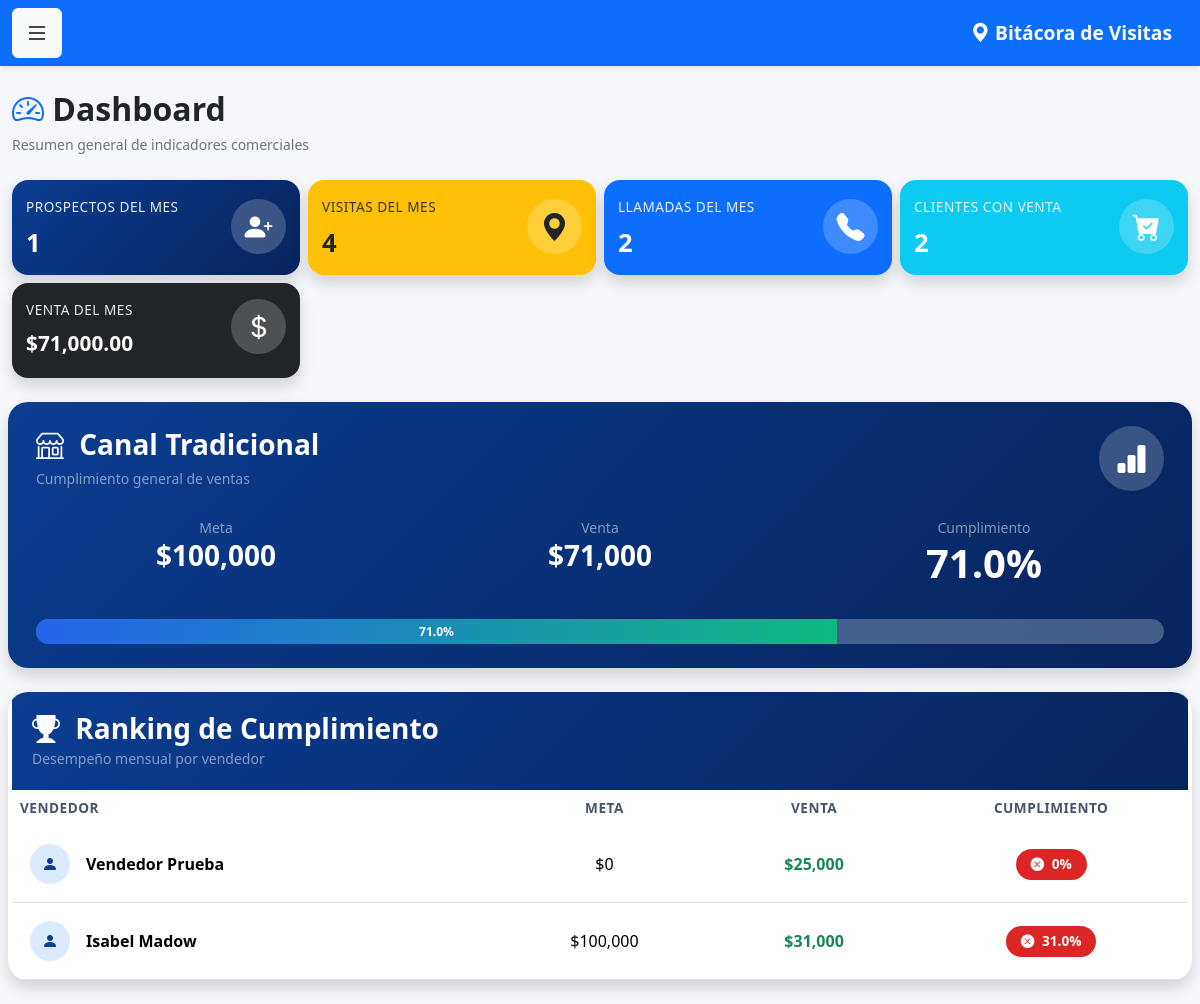
/dashboard (signed in), run on the app's committed database.
### models.py (models this page shows)
class Usuario(UserMixin, db.Model):
    __tablename__ = 'usuarios'
    id = db.Column(db.Integer, primary_key=True)
    nombre = db.Column(db.String(100), nullable=False)
    correo = db.Column(db.String(120), unique=True, nullable=False)
    password = db.Column(db.String(500), nullable=False)
    rol = db.Column(db.String(20), default='vendedor')
    activo = db.Column(db.Boolean, default=True)

class Objetivo(db.Model):
    __tablename__ = 'objetivos'
    id = db.Column(
        db.Integer,
        primary_key=True
    )
    usuario_id = db.Column(
        db.Integer,
        db.ForeignKey('usuarios.id')
    )
    anio = db.Column(
        db.Integer,
        nullable=False
    )
    mes = db.Column(
        db.Integer,
        nullable=False
    )
    objetivo = db.Column(
        db.Float,
        nullable=False
    )
    usuario = db.relationship(
        'Usuario',
        backref='objetivos'
    )

### app.py (the view, shortened to what this page needs)
@app.route('/dashboard')
@login_required
def dashboard():
    from datetime import datetime
    ahora = datetime.now()
    inicio_mes = datetime(
        ahora.year,
        ahora.month,
        1
    )
    admin = current_user.rol in ['admin', 'supervisor']
    if current_user.rol == 'vendedor':
        clientes_total = Cliente.query.filter(
            Cliente.vendedor == current_user.id
        ).count()
    else:
        clientes_total = Cliente.query.count()
    if current_user.rol == 'vendedor':
        visitas_total = Visita.query.filter(
            Visita.usuario_id == current_user.id
        ).count()
        visitas_mes = Visita.query.filter(
            Visita.usuario_id == current_user.id,
            Visita.fecha >= inicio_mes
        ).count()
    else:
        visitas_total = Visita.query.count()
        visitas_mes = Visita.query.filter(
            Visita.fecha >= inicio_mes
        ).count()
    if current_user.rol == 'vendedor':
        prospectos_mes = Prospecto.query.filter(
            Prospecto.usuario_id == current_user.id,
            Prospecto.fecha_registro >= inicio_mes
        ).count()
    else:
        prospectos_mes = Prospecto.query.filter(
            Prospecto.fecha_registro >= inicio_mes
        ).count()
    if current_user.rol == 'vendedor':
        llamadas_mes = Llamada.query.filter(
            Llamada.usuario_id == current_user.id,
            Llamada.fecha >= inicio_mes
        ).count()
    else:
        llamadas_mes = Llamada.query.filter(
            Llamada.fecha >= inicio_mes
        ).count()
    if current_user.rol == 'vendedor':
        ventas_visitas = db.session.query(
            db.func.sum(Visita.monto_venta)
        ).filter(
            Visita.usuario_id == current_user.id,
            Visita.fecha >= inicio_mes,
            Visita.monto_venta > 0
        ).scalar() or 0
    else:
        ventas_visitas = db.session.query(
            db.func.sum(Visita.monto_venta)
        ).filter(
            Visita.fecha >= inicio_mes,
            Visita.monto_venta > 0
        ).scalar() or 0
    if current_user.rol == 'vendedor':
        ventas_llamadas = db.session.query(
            db.func.sum(Llamada.monto_venta)
        ).filter(
            Llamada.usuario_id == current_user.id,
            Llamada.fecha >= inicio_mes,
            Llamada.monto_venta > 0
        ).scalar() or 0
    else:
        ventas_llamadas = db.session.query(
            db.func.sum(Llamada.monto_venta)
        ).filter(
            Llamada.fecha >= inicio_mes,
            Llamada.monto_venta > 0
        ).scalar() or 0
    venta_mes = (
        ventas_visitas +
        ventas_llamadas
    )
    if current_user.rol == 'vendedor':
        clientes_venta_visitas = db.session.query(
            Visita.cliente_id
        ).filter(
            Visita.usuario_id == current_user.id,
            Visita.fecha >= inicio_mes,
            Visita.monto_venta > 0
        ).all()
        clientes_venta_llamadas = db.session.query(
            Llamada.cliente_id
        ).filter(
            Llamada.usuario_id == current_user.id,
            Llamada.fecha >= inicio_mes,
            Llamada.monto_venta > 0
        ).all()
    else:
        clientes_venta_visitas = db.session.query(
            Visita.cliente_id
        ).filter(
            Visita.fecha >= inicio_mes,
            Visita.monto_venta > 0
        ).all()
        clientes_venta_llamadas = db.session.query(
            Llamada.cliente_id
        ).filter(
            Llamada.fecha >= inicio_mes,
            Llamada.monto_venta > 0
        ).all()
    clientes_con_venta_ids = set()
    for resultado in clientes_venta_visitas:
        if resultado[0] is not None:
            clientes_con_venta_ids.add(
                resultado[0]
            )
    for resultado in clientes_venta_llamadas:
        if resultado[0] is not None:
            clientes_con_venta_ids.add(
                resultado[0]
            )
    clientes_con_venta = len(
        clientes_con_venta_ids
    )
    meta_empresa = 0
    venta_empresa = 0
    cumplimiento_empresa = 0
    cumplimiento_vendedores = []
    if admin:
        vendedores = Usuario.query.filter(
            Usuario.rol == 'vendedor',
            Usuario.activo == True
        ).all()
        for vendedor in vendedores:
            objetivo = Objetivo.query.filter(
                Objetivo.usuario_id == vendedor.id,
                Objetivo.anio == ahora.year,
                Objetivo.mes == ahora.month
            ).first()
            meta = objetivo.objetivo if objetivo else 0
            venta_visitas_vendedor = db.session.query(
                db.func.sum(Visita.monto_venta)
            ).filter(
                Visita.usuario_id == vendedor.id,
                Visita.fecha >= inicio_mes,
                Visita.monto_venta > 0
            ).scalar() or 0
            venta_llamadas_vendedor = db.session.query(
                db.func.sum(Llamada.monto_venta)
            ).filter(
                Llamada.usuario_id == vendedor.id,
                Llamada.fecha >= inicio_mes,
                Llamada.monto_venta > 0
            ).scalar() or 0
            venta = (
                venta_visitas_vendedor +
                venta_llamadas_vendedor
            )
            if meta > 0:
                porcentaje = round(
                    (venta / meta) * 100,
                    1
                )
            else:
                porcentaje = 0
            cumplimiento_vendedores.append({
                'nombre': vendedor.nombre,
                'meta': meta,
                'venta': venta,
                'porcentaje': porcentaje
            })
            meta_empresa += meta
        venta_empresa = venta_mes
        if meta_empresa > 0:
            cumplimiento_empresa = round(
                (venta_empresa / meta_empresa) * 100,
                1
            )
        else:
            cumplimiento_empresa = 0
    return render_template(
        'dashboard.html',
        clientes_total=clientes_total,
        clientes_con_venta=clientes_con_venta,
        visitas_total=visitas_total,
        visitas_mes=visitas_mes,
        prospectos_mes=prospectos_mes,
        llamadas_mes=llamadas_mes,
        venta_mes=venta_mes,
        objetivo=meta_empresa,
        monto_mes=venta_mes,
        cumplimiento=cumplimiento_empresa,
        admin=admin,
        meta_empresa=meta_empresa,
        venta_empresa=venta_empresa,
        cumplimiento_empresa=cumplimiento_empresa,
        cumplimiento_vendedores=cumplimiento_vendedores
    )

### templates/dashboard.html (shortened to what this page needs)
{% extends 'base.html' %}
{% block contenido %}
<div class="d-flex justify-content-between align-items-center mb-4">
    <div>
        <h2 class="fw-bold mb-1">
            <i class="bi bi-speedometer2 text-primary"></i>
            Dashboard
        </h2>
        <small class="text-muted">
            Resumen general de indicadores comerciales
        </small>
    </div>
</div>
<div class="row g-2">
<div class="col-xl-3 col-md-6">
    <div class="card kpi-card prospectos-card text-white shadow">
        <div class="card-body">
            <div class="d-flex justify-content-between align-items-center">
                <div>
                    <small>
                        Prospectos del Mes
                    </small>
                    <h2 class="fw-bold mb-0">
                        {{ prospectos_mes or 0 }}
                    </h2>
                </div>
                <div class="kpi-icon">
                    <i class="bi bi-person-plus-fill"></i>
                </div>
            </div>
        </div>
    </div>
</div>
<div class="col-xl-3 col-md-6">
    <div class="card kpi-card bg-warning shadow">
        <div class="card-body">
            <div class="d-flex justify-content-between align-items-center">
                <div>
                    <small>
                        Visitas del Mes
                    </small>
                    <h2 class="fw-bold mb-0">
                        {{ visitas_mes or 0 }}
                    </h2>
                </div>
                <div class="kpi-icon">
                    <i class="bi bi-geo-alt-fill"></i>
                </div>
            </div>
        </div>
    </div>
</div>
<div class="col-xl-3 col-md-6">
    <div class="card kpi-card bg-primary text-white shadow">
        <div class="card-body">
            <div class="d-flex justify-content-between align-items-center">
                <div>
                    <small>
                        Llamadas del Mes
                    </small>
                    <h2 class="fw-bold mb-0">
                        {{ llamadas_mes or 0 }}
                    </h2>
                </div>
                <div class="kpi-icon">
                    <i class="bi bi-telephone-fill"></i>
                </div>
            </div>
        </div>
    </div>
</div>
<div class="col-xl-3 col-md-6">
    <div class="card kpi-card bg-info text-white shadow">
        <div class="card-body">
            <div class="d-flex justify-content-between align-items-center">
                <div>
                    <small>
                        Clientes con Venta
                    </small>
                    <h2 class="fw-bold mb-0">
                        {{ clientes_con_venta or 0 }}
                    </h2>
                </div>
                <div class="kpi-icon">
                    <i class="bi bi-cart-check-fill"></i>
                </div>
            </div>
        </div>
    </div>
</div>
<div class="col-xl-3 col-md-6">
    <div class="card kpi-card bg-dark text-white shadow">
        <div class="card-body">
            <div class="d-flex justify-content-between align-items-center">
                <div>
                    <small>
                        Venta del Mes
                    </small>
                    <h3 class="fw-bold mb-0">
                        ${{ "{:,.2f}".format(venta_mes or 0) }}
                    </h3>
                </div>
                <div class="kpi-icon">
                    <i class="bi bi-currency-dollar"></i>
                </div>
            </div>
        </div>
    </div>
</div>
{% if admin %}
<div class="card canal-card mt-4 shadow">
    <div class="card-body p-4">
        <div class="d-flex justify-content-between align-items-center mb-4">
            <div>
                <h3 class="fw-bold text-white mb-1">
                    <i class="bi bi-shop me-2"></i>
                    Canal Tradicional
                </h3>
                <small class="text-white-50">
                    Cumplimiento general de ventas
                </small>
            </div>
            <div class="canal-icon">
                <i class="bi bi-bar-chart-fill"></i>
            </div>
        </div>
        <div class="row text-center">
            <div class="col-md-4">
                <small class="text-white-50">
                    Meta
                </small>
                <h3 class="fw-bold text-white">
                    ${{ "{:,.0f}".format(meta_empresa or 0) }}
                </h3>
            </div>
            <div class="col-md-4">
                <small class="text-white-50">
                    Venta
                </small>
                <h3 class="fw-bold text-white">
                    ${{ "{:,.0f}".format(venta_empresa or 0) }}
                </h3>
            </div>
            <div class="col-md-4">
                <small class="text-white-50">
                    Cumplimiento
                </small>
                <h1 class="fw-bold text-white">
                    {{ cumplimiento_empresa or 0 }}%
                </h1>
            </div>
        </div>
        <div class="progress mt-4" style="height:25px;">
            <div
                class="progress-bar bg-success progress-bar-striped progress-bar-animated"
                role="progressbar"
                style="width: {{ [cumplimiento_empresa or 0,100]|min }}%;">
                {{ cumplimiento_empresa or 0 }}%
            </div>
        </div>
    </div>
</div>
<div class="card ranking-card mt-4 shadow">
    <div class="card-header ranking-header text-white">
        <h3 class="mb-0">
            <i class="bi bi-trophy-fill me-2"></i>
            Ranking de Cumplimiento
        </h3>
        <small class="text-white-50">
            Desempeño mensual por vendedor
        </small>
    </div>
    <div class="card-body p-0">
        <div class="table-responsive">
            <table class="table ranking-table mb-0">
                <thead>
                    <tr>
                        <th>
                            Vendedor
                        </th>
                        <th class="text-center">
                            Meta
                        </th>
                        <th class="text-center">
                            Venta
                        </th>
                        <th class="text-center">
                            Cumplimiento
                        </th>
                    </tr>
                </thead>
                <tbody>
                    {% for v in cumplimiento_vendedores %}
                    <tr>
                        <td>
                            <div class="d-flex align-items-center">
                                <div class="seller-icon me-3">
                                    <i class="bi bi-person-fill"></i>
                                </div>
                                <strong>
                                    {{ v['nombre'] }}
                                </strong>
                            </div>
                        </td>
                        <td class="text-center">
                            ${{ "{:,.0f}".format(v['meta'] or 0) }}
                        </td>
                        <td class="text-center fw-bold text-success">
                            ${{ "{:,.0f}".format(v['venta'] or 0) }}
                        </td>
                        <td class="text-center">
                            {% if v['porcentaje'] >= 100 %}
                                <span class="badge ranking-success">
                                    <i class="bi bi-check-circle-fill me-1"></i>
                                    {{ v['porcentaje'] }}%
                                </span>
                            {% elif v['porcentaje'] >= 80 %}
                                <span class="badge ranking-warning">
                                    <i class="bi bi-exclamation-circle-fill me-1"></i>
                                    {{ v['porcentaje'] }}%
                                </span>
                            {% else %}
                                <span class="badge ranking-danger">
                                    <i class="bi bi-x-circle-fill me-1"></i>
                                    {{ v['porcentaje'] }}%
                                </span>
                            {% endif %}
                        </td>
                    </tr>
                    {% endfor %}
                </tbody>
            </table>
        </div>
    </div>
</div>
{% endif %}
{% endblock %}

### data on the page
Usuario: nombre "Vendedor Prueba", v "0", v "25,000", porcentaje "0"
Usuario: nombre "Isabel Madow"
Objetivo: objetivo "100,000"

### other printed values
{{ prospectos_mes or 0 }} "1"
{{ visitas_mes or 0 }} "4"
{{ llamadas_mes or 0 }} "2"
{{ clientes_con_venta or 0 }} "2"
{{ "{:,.2f}".format(venta_mes or 0) }} "71,000.00"
{{ "{:,.0f}".format(meta_empresa or 0) }} "100,000"
{{ "{:,.0f}".format(venta_empresa or 0) }} "71,000"
{{ cumplimiento_empresa or 0 }} "71.0"
{{ "{:,.0f}".format(v['venta'] or 0) }} "31,000"
{{ v['porcentaje'] }} "31.0"
